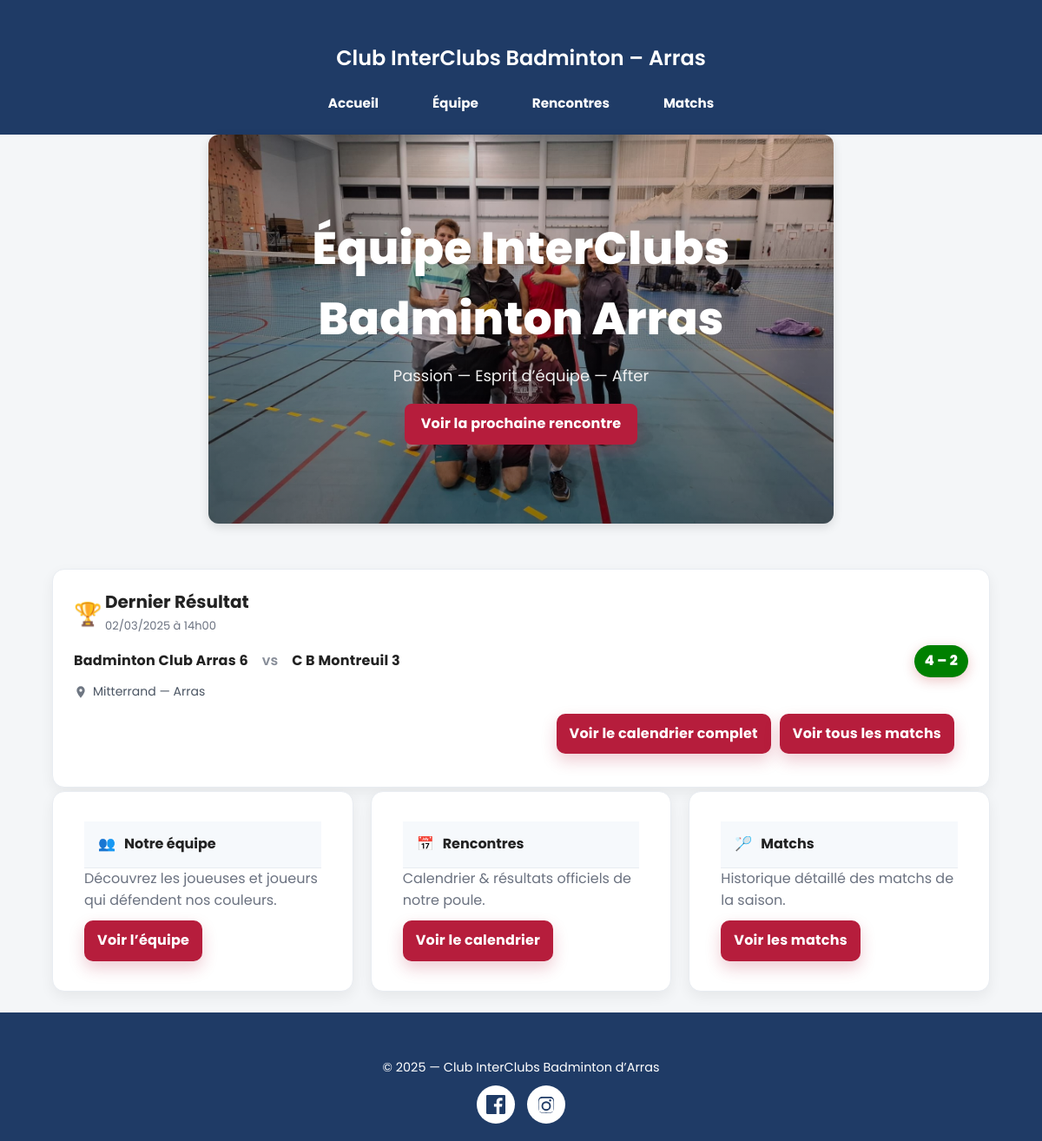
The page / on the database its author committed.
### tables this page shows
CREATE TABLE `fixtures` (
  `id` int(11) NOT NULL,
  `season` varchar(9) NOT NULL,
  `competition` varchar(120) DEFAULT NULL,
  `matchday` int(11) DEFAULT NULL,
  `date_time` datetime NOT NULL,
  `venue_name` varchar(120) DEFAULT NULL,
  `venue_city` varchar(80) DEFAULT NULL,
  `home_team_id` int(11) NOT NULL,
  `away_team_id` int(11) NOT NULL,
  `status` enum('scheduled','played','postponed','forfeit') NOT NULL DEFAULT 'scheduled',
  `score_home` tinyint(4) DEFAULT NULL,
  `score_away` tinyint(4) DEFAULT NULL
);

CREATE TABLE `teams` (
  `id` int(11) NOT NULL,
  `club_id` int(11) NOT NULL,
  `name` varchar(120) NOT NULL,
  `short_name` varchar(40) NOT NULL,
  `season` varchar(9) NOT NULL,
  `level` varchar(80) DEFAULT NULL
);

### index.php (the view, shortened to what this page needs)
<?php
require __DIR__ . '/includes/db.php';
$TEAM_ID = 1;
$sql_last = "
  SELECT f.*, th.short_name AS home_short, ta.short_name AS away_short,
         th.name AS home_name, ta.name AS away_name
  FROM fixtures f
  JOIN teams th ON th.id = f.home_team_id
  JOIN teams ta ON ta.id = f.away_team_id
  WHERE (f.home_team_id = :tid OR f.away_team_id = :tid)
    AND f.status = 'played'
  ORDER BY f.date_time DESC
  LIMIT 1
";
$st = $pdo->prepare($sql_last);
$st->execute(['tid' => $TEAM_ID]);
$last_result = $st->fetch(PDO::FETCH_ASSOC);
function h($s){ return htmlspecialchars((string)$s, ENT_QUOTES, 'UTF-8'); }
function dt_fr($ts){ return date('d/m/Y \à H\hi', strtotime($ts)); }
?>
<!DOCTYPE html>
<html lang="fr">
<head>
  <link rel="stylesheet" href="style.css" />
</head>
<body>
<?php include __DIR__ . '/includes/header.php'; ?>
<section class="hero">
  <img src="img/teambanner.jpeg" alt="Équipe InterClubs" class="hero-img">
  <div class="hero-overlay">
    <div class="hero-content">
      <h1>Équipe InterClubs<br>Badminton Arras</h1>
      <p>Passion — Esprit d’équipe — After</p>
      <a href="rencontres.php" class="btn btn-primary btn-lg">Voir la prochaine rencontre</a>
    </div>
  </div>
</section>
<main class="container">
<div class="card result-card">
  <div class="card-body">
    <div class="result-head">
      <div class="icon">🏆</div>
      <div>
        <h2>Dernier Résultat</h2>
        <?php if (!empty($last_result['date_time'])): ?>
          <div class="sub"><?= h(dt_fr($last_result['date_time'])) ?></div>
        <?php endif; ?>
      </div>
    </div>
    <?php if (!empty($last_result)): ?>
      <?php
        $home = $last_result['home_name'] ?? '';
        $away = $last_result['away_name'] ?? '';
        $scoreTxt = isset($last_result['score_home'],$last_result['score_away'])
          ? ((int)$last_result['score_home'].' – '.(int)$last_result['score_away']) : '';
        $lieuParts = [];
        if (!empty($last_result['venue_name'])) $lieuParts[] = $last_result['venue_name'];
        if (!empty($last_result['venue_city'])) $lieuParts[] = $last_result['venue_city'];
        $lieu = implode(' — ', $lieuParts);
      ?>
      <div class="result-line">
        <span class="team"><?= h($home) ?></span>
        <span class="vs">vs</span>
        <span class="team"><?= h($away) ?></span>
        <?php if ($scoreTxt !== ''): ?>
          <span class="score-badge"><?= h($scoreTxt) ?></span>
        <?php endif; ?>
      </div>
      <?php if ($lieu !== ''): ?>
        <div class="meta">
          <span class="meta-item">
            <svg viewBox="0 0 24 24" aria-hidden="true"><path d="M12 2a7 7 0 0 0-7 7c0 5.25 7 13 7 13s7-7.75 7-13a7 7 0 0 0-7-7zm0 9.5a2.5 2.5 0 1 1 .001-5.001A2.5 2.5 0 0 1 12 11.5z"/></svg>
            <?= h($lieu) ?>
          </span>
        </div>
      <?php endif; ?>
    <?php else: ?>
      <p class="muted">Aucun résultat enregistré.</p>
    <?php endif; ?>
    <div class="card-actions">
      <a class="btn btn-primary" href="rencontres.php">Voir le calendrier complet</a>
      <a class="btn btn-primary" href="matches.php">Voir tous les matchs</a>
    </div>
  </div>
</div>
  <div class="cards-row">
    <div class="info-card card reveal">
      <div class="card-body">
        <div class="card-head">
          <span class="emoji">👥</span>
          <strong>Notre équipe</strong>
        </div>
        <p class="muted">Découvrez les joueuses et joueurs qui défendent nos couleurs.</p>
        <a href="equipe.php" class="btn btn-primary">Voir l’équipe</a>
      </div>
    </div>
    <div class="info-card card reveal">
      <div class="card-body">
        <div class="card-head">
          <span class="emoji">📅</span>
          <strong>Rencontres</strong>
        </div>
        <p class="muted">Calendrier & résultats officiels de notre poule.</p>
        <a href="rencontres.php" class="btn btn-primary">Voir le calendrier</a>
      </div>
    </div>
    <div class="info-card card reveal">
      <div class="card-body">
        <div class="card-head">
          <span class="emoji">🏸</span>
          <strong>Matchs</strong>
        </div>
        <p class="muted">Historique détaillé des matchs de la saison.</p>
        <a href="matches.php" class="btn btn-primary">Voir les matchs</a>
      </div>
    </div>
  </div>
</main>
<?php require_once __DIR__ . '/includes/footer.php'; ?>

### css/style.css (style rules this page uses)
:root { --brand-blue: #1D3A61; --brand-red: #B61D3C; --brand-red-dark: #8E1A30; --dark-blue: #162E6F; --bg-light: #F4F6F8; --text-main:#222; --text-muted:#6b7280; --win:#2bb673; --loss:#e53935; --border:#e5e7eb; --shadow:0 2px 6px rgba(0,0,0,.08); }
*,*::before,*::after { margin:0; padding:0; box-sizing:border-box; }
html,body { height:100%; }
body { display:flex; flex-direction:column; font-family:'Poppins', system-ui, -apple-system, "Segoe UI", Roboto, Arial, sans-serif; background:var(--bg-light); color:var(--text-main); line-height:1.55; }
a { color:var(--brand-blue); text-decoration:none; }
.container { width:90%; max-width:1100px; margin:2rem auto 0; padding:0; flex:1; display:flex; flex-direction:column; }
.hero { position: relative; width: 60%; max-width: none; min-height: clamp(420px, 56vh, 620px); margin: 0 auto 1.25rem; overflow: hidden; border-radius: 12px; box-shadow: 0 4px 12px rgba(0,0,0,.12); }
.hero img { width:100%; height:100%; object-fit:cover; display:block; }
.hero-overlay { position: absolute; inset: 0; display: flex; align-items: center; justify-content: center; padding-block: clamp(48px, 10vh, 96px); padding-inline: 16px; }
.hero-overlay::before { content: ""; position: absolute; inset: 0; background: linear-gradient( to bottom, rgba(0,0,0,.18), rgba(0,0,0,.45) ); }
.hero-content { position: relative; z-index: 1; text-align: center; color: #fff; width: min(92%, 880px); margin: 0 auto; }
.hero-content h1 { font-size: clamp(28px, 4.6vw, 52px); font-weight: 800; margin: 0 0 12px 0; letter-spacing: .2px; }
.hero-content p { font-size: clamp(14px, 1.6vw, 18px); color: #f1f1f1; margin: 0 0 18px 0; }
.hero-content .btn { font-weight: 700; border-radius: 8px; padding: 10px 18px; }
.cta-button, .btn, .btn-primary, .btn-link, .btn-outline { display:inline-block; font-weight:700; border-radius:10px; padding:10px 14px; letter-spacing:.2px; transition:transform .15s, box-shadow .2s, background .2s, color .2s; box-shadow:0 8px 18px rgba(182,29,60,.22); }
.btn-lg { padding:12px 18px; }
.btn-primary, .btn-link, .cta-button { background:var(--brand-red); color:#fff !important; border:1px solid transparent; }
.muted { color:var(--text-muted); }
.card,.feature-card,.result-card,.info-card { background:#fff; border:1px solid #e8ecf1; border-radius:12px; box-shadow:0 6px 18px rgba(0,0,0,.06); }
.card { border:1px solid #e8ecf1; border-radius:14px; background:#fff; box-shadow:0 6px 16px rgba(0,0,0,.06); }
.card-head { display:flex; align-items:center; gap:10px; padding:14px 16px; background:#f6f9fc; border-bottom:1px solid #e8ecf1; }
.card-body { padding:16px 18px; }
.card-actions { display:flex; gap:10px; flex-wrap:wrap; padding:12px 16px 16px; }
.cards-row { display:flex; flex-wrap:wrap; gap:20px; margin:4px 0 24px; }
.cards-row .info-card { flex:1; min-width:280px; padding:18px; transition:transform .2s, box-shadow .2s; }
.cards-row .info-card .btn { margin-top:10px; }
@media (min-width:900px) { .cards-row .info-card .btn { margin-left:auto; display:inline-flex; } }
.result-card .card-body { padding: 22px 24px; }
.result-head { display: flex; align-items: center; gap: 14px; margin-bottom: 12px; }
.result-head .icon { font-size: 26px; line-height: 1; filter: drop-shadow(0 1px 0 rgba(0,0,0,.08)); }
.result-head h2 { margin: 0; font-size: clamp(18px, 2vw, 20px); }
.result-head .sub { margin-top: 2px; font-size: 13px; color: var(--muted, #6b7280); }
.result-line { display: flex; align-items: center; gap: 10px; flex-wrap: wrap; margin: 8px 0 6px; }
.result-line .team { font-weight: 700; letter-spacing: .2px; }
.result-line .vs { font-weight: 600; color: #6b7280; opacity: .8; }
.score-badge { margin-left: auto; background: green; color: #fff; font-weight: 800; padding: 6px 12px; border-radius: 999px; box-shadow: 0 4px 14px rgba(185,28,28,.25); letter-spacing: .2px; }
.meta { display: flex; gap: 14px; margin: 6px 0 2px; color: #4b5563; }
.meta-item { display: inline-flex; align-items: center; gap: 6px; font-size: 14px; }
.meta-item svg { width: 16px; height: 16px; fill: currentColor; opacity: .8; }
.result-card .card-actions { justify-content:flex-start; }
@media (min-width:900px) { .result-card .card-actions { justify-content:flex-end; } }
.vs { color:#6b7280; margin:0 6px; }
:root { --brand-blue: #1f3b66; --border: #e8ecf1; --shadow: 0 6px 18px rgba(0,0,0,.06); }
.icon { width: 22px; height: 22px; fill: var(--brand-blue); transition: fill 0.2s ease; }

### rows shown on the page
fixtures: date_time "02/03/2025 à 14h00", home_team.name "Badminton Club Arras 6", away_team.name "C B Montreuil 3", scoreTxt "4 – 2"

### other values the page prints
$lieu "Mitterrand — Arras"
